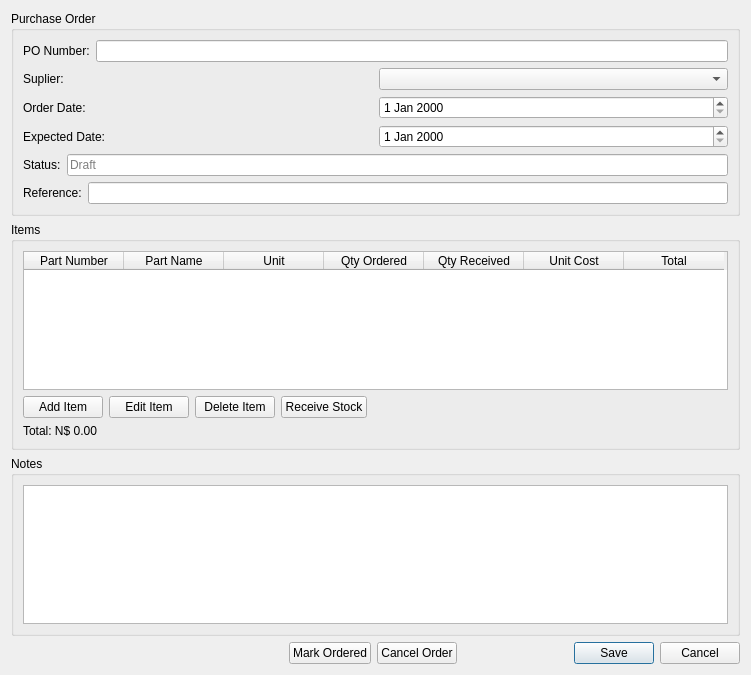
<?xml version="1.0" encoding="UTF-8"?>
<ui version="4.0">
 <class>PurchaseOrderDialog</class>
 <widget class="QDialog" name="PurchaseOrderDialog">
  <property name="geometry">
   <rect>
    <x>0</x>
    <y>0</y>
    <width>751</width>
    <height>675</height>
   </rect>
  </property>
  <property name="windowTitle">
   <string>Purchase Order</string>
  </property>
  <layout class="QVBoxLayout" name="verticalLayout_4">
   <item>
    <widget class="QGroupBox" name="groupPurchaseOrder">
     <property name="title">
      <string>Purchase Order</string>
     </property>
     <layout class="QVBoxLayout" name="verticalLayout">
      <item>
       <layout class="QHBoxLayout" name="horizontalLayout">
        <item>
         <widget class="QLabel" name="lblPONumber">
          <property name="text">
           <string>PO Number:</string>
          </property>
         </widget>
        </item>
        <item>
         <widget class="QLineEdit" name="txtPurchaseOrderNumber">
          <property name="readOnly">
           <bool>true</bool>
          </property>
         </widget>
        </item>
       </layout>
      </item>
      <item>
       <layout class="QHBoxLayout" name="horizontalLayout_2">
        <item>
         <widget class="QLabel" name="lblSupplier">
          <property name="text">
           <string>Suplier:</string>
          </property>
         </widget>
        </item>
        <item>
         <widget class="QComboBox" name="cmbSupplier"/>
        </item>
       </layout>
      </item>
      <item>
       <layout class="QHBoxLayout" name="horizontalLayout_3">
        <item>
         <widget class="QLabel" name="lblOrderDate">
          <property name="text">
           <string>Order Date:</string>
          </property>
         </widget>
        </item>
        <item>
         <widget class="QDateEdit" name="dtOrderDate"/>
        </item>
       </layout>
      </item>
      <item>
       <layout class="QHBoxLayout" name="horizontalLayout_4">
        <item>
         <widget class="QLabel" name="lblExpectedDate">
          <property name="text">
           <string>Expected Date:</string>
          </property>
         </widget>
        </item>
        <item>
         <widget class="QDateEdit" name="dtExpectedDate"/>
        </item>
       </layout>
      </item>
      <item>
       <layout class="QHBoxLayout" name="horizontalLayout_5">
        <item>
         <widget class="QLabel" name="lblStatus">
          <property name="text">
           <string>Status:</string>
          </property>
         </widget>
        </item>
        <item>
         <widget class="QLineEdit" name="txtStatus">
          <property name="readOnly">
           <bool>true</bool>
          </property>
          <property name="placeholderText">
           <string>Draft</string>
          </property>
         </widget>
        </item>
       </layout>
      </item>
      <item>
       <layout class="QHBoxLayout" name="horizontalLayout_6">
        <item>
         <widget class="QLabel" name="lblReference">
          <property name="text">
           <string>Reference:</string>
          </property>
         </widget>
        </item>
        <item>
         <widget class="QLineEdit" name="txtReference"/>
        </item>
       </layout>
      </item>
     </layout>
    </widget>
   </item>
   <item>
    <widget class="QGroupBox" name="groupBox_2">
     <property name="title">
      <string>Items</string>
     </property>
     <layout class="QVBoxLayout" name="verticalLayout_2">
      <item>
       <widget class="QTableWidget" name="tblItems">
        <property name="editTriggers">
         <set>QAbstractItemView::EditTrigger::NoEditTriggers</set>
        </property>
        <property name="alternatingRowColors">
         <bool>true</bool>
        </property>
        <property name="selectionMode">
         <enum>QAbstractItemView::SelectionMode::SingleSelection</enum>
        </property>
        <property name="selectionBehavior">
         <enum>QAbstractItemView::SelectionBehavior::SelectRows</enum>
        </property>
        <column>
         <property name="text">
          <string>Part Number</string>
         </property>
        </column>
        <column>
         <property name="text">
          <string>Part Name</string>
         </property>
        </column>
        <column>
         <property name="text">
          <string>Unit</string>
         </property>
        </column>
        <column>
         <property name="text">
          <string>Qty Ordered</string>
         </property>
        </column>
        <column>
         <property name="text">
          <string>Qty Received</string>
         </property>
        </column>
        <column>
         <property name="text">
          <string>Unit Cost</string>
         </property>
        </column>
        <column>
         <property name="text">
          <string>Total</string>
         </property>
        </column>
       </widget>
      </item>
      <item>
       <layout class="QHBoxLayout" name="horizontalLayout_7">
        <item>
         <widget class="QPushButton" name="btnAddItem">
          <property name="text">
           <string>Add Item</string>
          </property>
         </widget>
        </item>
        <item>
         <widget class="QPushButton" name="btnEditItem">
          <property name="text">
           <string>Edit Item</string>
          </property>
         </widget>
        </item>
        <item>
         <widget class="QPushButton" name="btnDeleteItem">
          <property name="text">
           <string>Delete Item</string>
          </property>
         </widget>
        </item>
        <item>
         <widget class="QPushButton" name="btnReceiveStock">
          <property name="text">
           <string>Receive Stock</string>
          </property>
         </widget>
        </item>
        <item>
         <spacer name="horizontalSpacer">
          <property name="orientation">
           <enum>Qt::Orientation::Horizontal</enum>
          </property>
          <property name="sizeHint" stdset="0">
           <size>
            <width>40</width>
            <height>20</height>
           </size>
          </property>
         </spacer>
        </item>
       </layout>
      </item>
      <item>
       <widget class="QLabel" name="lblTotal">
        <property name="text">
         <string>Total: N$ 0.00</string>
        </property>
       </widget>
      </item>
     </layout>
    </widget>
   </item>
   <item>
    <widget class="QGroupBox" name="groupNotes">
     <property name="title">
      <string>Notes</string>
     </property>
     <layout class="QVBoxLayout" name="verticalLayout_3">
      <item>
       <widget class="QPlainTextEdit" name="txtNotes"/>
      </item>
     </layout>
    </widget>
   </item>
   <item>
    <layout class="QHBoxLayout" name="horizontalLayout_8">
     <item>
      <spacer name="horizontalSpacer_2">
       <property name="orientation">
        <enum>Qt::Orientation::Horizontal</enum>
       </property>
       <property name="sizeHint" stdset="0">
        <size>
         <width>40</width>
         <height>20</height>
        </size>
       </property>
      </spacer>
     </item>
     <item>
      <widget class="QPushButton" name="btnMarkOrdered">
       <property name="text">
        <string>Mark Ordered</string>
       </property>
      </widget>
     </item>
     <item>
      <widget class="QPushButton" name="btnCancelOrder">
       <property name="text">
        <string>Cancel Order</string>
       </property>
      </widget>
     </item>
     <item>
      <widget class="QDialogButtonBox" name="buttonBox">
       <property name="standardButtons">
        <set>QDialogButtonBox::StandardButton::Cancel|QDialogButtonBox::StandardButton::Save</set>
       </property>
      </widget>
     </item>
    </layout>
   </item>
  </layout>
 </widget>
 <resources/>
 <connections/>
</ui>
